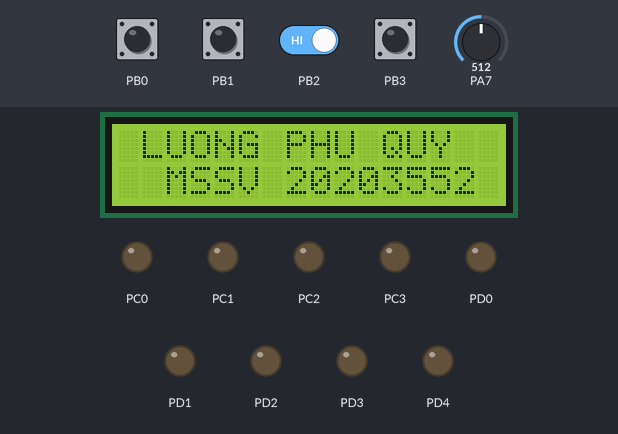
Bench run of a program on a simulated ATmega16, built with avr-gcc and emulated at 8 MHz. Shown: 16×2 character LCD, output pins drawn as LEDs (lit = HIGH). Wiring (inferred from the names in the program): character LCD (HD44780): RS PD6; R/W PD5; E PD7; data PC4, PC5, PC6, PC7. Dashed ring = blinking. The inputs (shaded band) are chosen by the test bench; at power-on: PB0–3 HIGH, PA7 = 512. Pins used as bus, display or sensor lines are not drawn.

Above: at 1.2 s.
1.3 s: PB2 driven LOW
At 1.9 s:
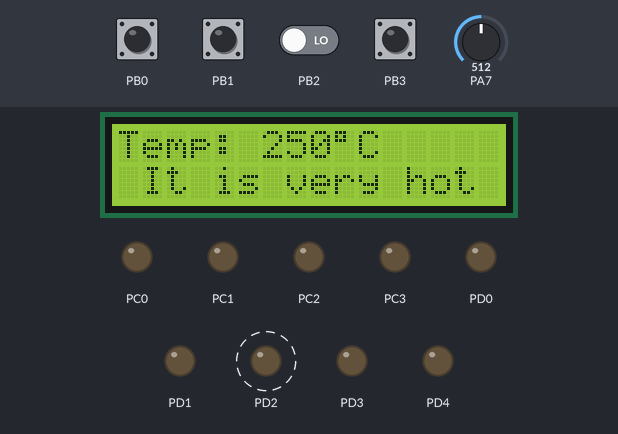
3.6 s: PA7 set to 73
At 4.22 s:
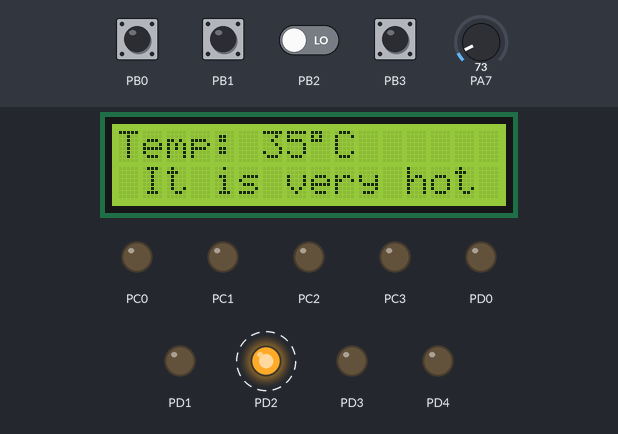
5.6 s: PA7 set to 62
At 6.6 s:
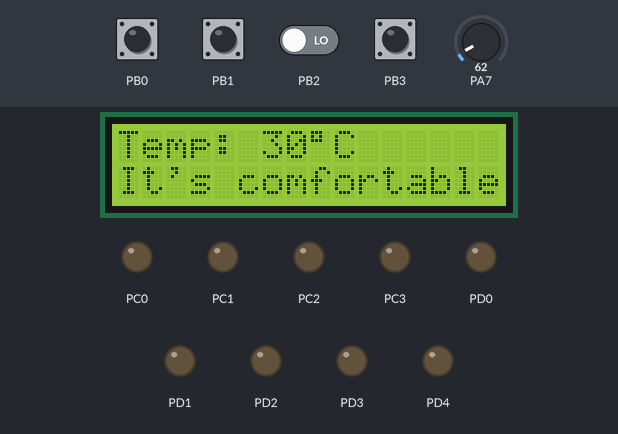
7.7 s: PA7 set to 23
At 8.5 s:
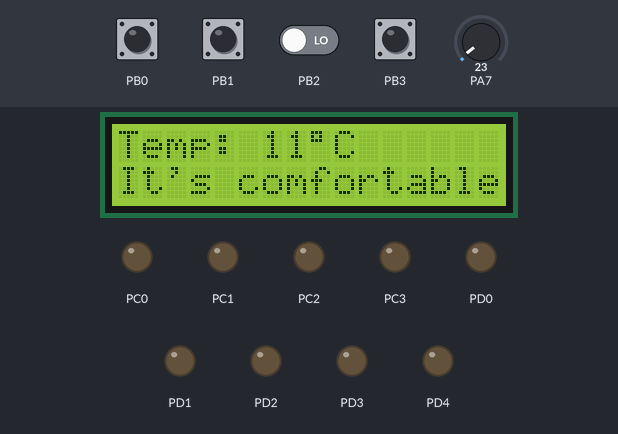
9.3 s: PA7 set to 18
At 10.4 s:
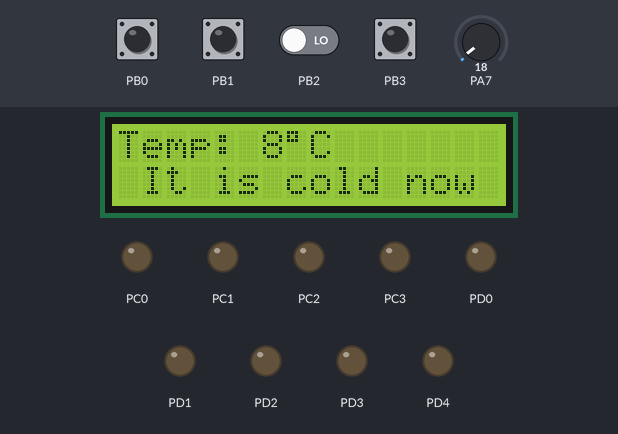
Timing chart, 0 to 11.8 s (numbered marks = the images above; inputs shaded):
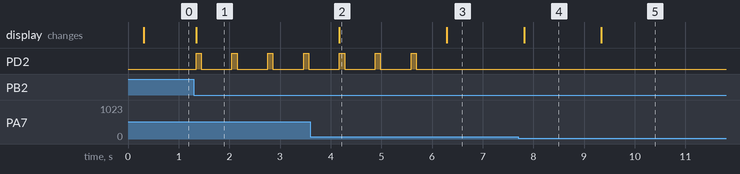

The program:

main.c
```c
/*
 * Project2_code.c
 *
 * Created: 02/08/2024 10:51:43
 * Author : Test
 */

#define FRE 8000000UL
#define F_CPU 8000000UL /* Define CPU frequency here 8MHz */
#include <avr/io.h>
#include <util/delay.h>
#include <stdio.h>
#include <string.h>

#include "include/Header/funcs.h"
#include "include/Header/lcd.h"
#include "include/Header/leddon.h"
#include "include/Header/led7seg.h"

//#include <funcs.h>
//#include <lcd.h>
//#include <leddon.h>
//#include <led7seg.h>

unsigned char button = 0;

int main(void)
{
	//Khai bao trang thai output cho 8 chan led det
	DDRD |= 0xFF;
	PORTD |= 0x00;
	//LED 7 thanh
	DDRC |= 0xFF;
	PORTC |= 0x00;
	//Khoi tao cho chan ADC
	DDRA = 0x00; /* Make ADC port as input */
	ADCSRA = 0x87; /* Enable ADC, with freq/128 */
	ADMUX = 0x40; /* Vref: Avcc, ADC channel: 0 */

	while (1)
	{
		button = buttCheck();
		switch (button)
		{
			case 1:
				_leddon();
			break;
			case 2:
				_7seg();
			break;
			case 3:
				LCD_Init();
				//_delay_ms(3500);
				ADC_Init();
				while (1)
				{
					adc_value = ADC_Read(7);
					nhietdo = adc_value*0.4888; // nhietdo = adc_value*500/1023
					if (nhietdo>32)
					{
						LCD_Clear();
						LCD_GotoXY(0,0);
						LCD_Puts("Temp: ");
						LCD_GotoXY(6,0);         //di con tr? ??n c?t 6 hàng 0
						sprintf(buff,"%d%cC ", (int)nhietdo, 223);  //223 là kí t? ??c bi?t c?a kí hi?u ??
						LCD_Puts(buff);
						LCD_GotoXY(1,1);
						LCD_Puts("It is very hot");
						PORTD |=(1<<2);
						//B?t chân PD2 c?a PORTD b?ng cách set bit th? 2 c?a PORTD lên m?c cao (1).
						// ?i?u này th??ng dùng ?? b?t m?t ?èn LED ho?c kích ho?t m?t thi?t b? ngo?i vi nào ?ó.
						_delay_ms(100);
						PORTD &=~(1<<2);
						//T?t chân PD2 c?a PORTD b?ng cách clear bit th? 2 c?a PORTD xu?ng m?c th?p (0).
						//?i?u này th??ng dùng ?? t?t ?èn LED ho?c ng?ng kích ho?t thi?t b?.
						_delay_ms(100);
					}
					if ((nhietdo<32)&&(nhietdo>10))
					{
						LCD_Clear();
						LCD_GotoXY(0,0);
						LCD_Puts("Temp: ");
						LCD_GotoXY(6,0);
						sprintf(buff,"%d%cC ", (int)nhietdo, 223);
						LCD_Puts(buff);
						LCD_GotoXY(0,1);
						LCD_Puts("It's comfortable");
					}
					if (nhietdo<10)
					{
						LCD_Clear();
						LCD_GotoXY(0,0);
						LCD_Puts("Temp: ");
						LCD_GotoXY(6,0);
						sprintf(buff,"%d%cC ", (int)nhietdo, 223);
						LCD_Puts(buff);
						LCD_GotoXY(1,1);
						LCD_Puts("It is cold now");
					}
					_delay_ms(500);
				}
			break;
			case 4:
				PORTD = 0xFF;
				_delay_ms(50);
				PORTD = 0x00;
				_delay_ms(50);
			break;
			default:
				LCD_Init();
				LCD_GotoXY(1,0);

				LCD_Puts("LUONG PHU QUY");
				LCD_GotoXY(2,1);
				LCD_Puts("MSSV 20203552");

		}
	}
	return 0;
}
```

funcs.h
```c
/*
 * funcs.h
 *
 * Created: 02/08/2024 10:54:38
 *  Author: Test
 */
// hàm kiểm tra nút
#ifndef FUNCS_H_   // Kiem tra neu chua dinh nghia FUNCS_H_
#define FUNCS_H_   // Dinh nghia FUNCS_H_

#define FRE 8000000UL   // Dinh nghia tan so la 8MHz

unsigned char push_button;   // Khai bao bien push_button

// Khai bao ham buttCheck
uint8_t buttCheck();

/*-----------------------------------------------------*/
// Dinh nghia ham buttCheck
uint8_t buttCheck()
{
	// Kiem tra cac bit thap cua PINB neu khong phai tat ca deu la 1
	if ((PINB & 0x0F) != 0x0F)
	{
		// Kiem tra tung nut nhan tu PB0 den PB3

		// Kiem tra nut nhan PB0
		if(!(PINB & (1<<PINB0)))
		return 1;   // Tra ve 1 neu nut nhan PB0 duoc nhan

		// Kiem tra nut nhan PB1
		if(!(PINB & (1<<PINB1)))
		return 2;   // Tra ve 2 neu nut nhan PB1 duoc nhan

		// Kiem tra nut nhan PB2
		if(!(PINB & (1<<PINB2)))
		return 3;   // Tra ve 3 neu nut nhan PB2 duoc nhan

		// Kiem tra nut nhan PB3
		if(!(PINB & (1<<PINB3)))
		return 4;   // Tra ve 4 neu nut nhan PB3 duoc nhan
	}
	return 0;   // Tra ve 0 neu khong co nut nao duoc nhan
}

#endif /* FUNCS_H_ */  // Ket thuc kiem tra dinh nghia FUNCS_H_
```

led7seg.h
```c
/*
 * led7seg.h
 *
 * Created: 02/08/2024 10:53:11
 *  Author: Test
 */


#ifndef LED7SEG_H_   // Kiem tra neu chua dinh nghia LED7SEG_H_
#define LED7SEG_H_   // Dinh nghia LED7SEG_H_

// Khai bao ham _7seg
void _7seg(void);

// Dinh nghia ham _7seg
void _7seg(void)
{
	while (1)  // Vong lap vo han
	{
		// Ma hex cho cac so tu 0 den 9 de hien thi tren LED 7 doan
		unsigned int MaLed[10] ={0x88, 0xEB, 0x4C, 0x49, 0x2B, 0x19, 0x18, 0xCB, 0x08, 0x09}; // 0 den 9

		//unsigned int MaLed[8] ={0x9F, 0x3F, 0x7B, 0xF9, 0xFC, 0x7E, 0x6F, 0xCF}; // Vong so 8 (chu thich)

		for (int i = 0; i < 10; i++)  // Duyet tu dau mang MaLed den cuoi
		{
			PORTC = MaLed[i];  // Cap nhat gia tri PORTC de hien thi so tuong ung
			_delay_ms(500);  // Tri hoan 500ms
		}
	}
}

#endif /* LED7SEG_H_ */  // Ket thuc kiem tra dinh nghia LED7SEG_H_
```

leddon.h
```c
/*
 * leddon.h
 *
 * Created: 02/08/2024 10:52:23
 *  Author: Test
 */


#ifndef LEDDON_H_   // Kiem tra neu chua dinh nghia LEDDON_H_
#define LEDDON_H_   // Dinh nghia LEDDON_H_

// Khai bao ham _leddon
void _leddon(void);

// Dinh nghia ham _leddon
void _leddon(void)
{
	while (1)  // Vong lap vo han
	{
		// Day LED bat dan
		//0x01 = 00000001 (bật bit đầu tiên)
		//0x03 = 00000011 (bật hai bit đầu tiên)
		//0x07 = 00000111 (bật ba bit đầu tiên)
		//0x0F = 00001111 (bật bốn bit đầu tiên)
		//0x1F = 00011111 (bật năm bit đầu tiên)
		//0x3F = 00111111 (bật sáu bit đầu tiên)
		//0x7F = 01111111 (bật bảy bit đầu tiên)
		//0xFF = 11111111 (bật tất cả tám bit)
		unsigned int sangDan[] = {0x01, 0x03, 0x07, 0x0F, 0x1F, 0x3F, 0x7F, 0xFF};
		PORTD = 0xFF;  // Bat tat ca cac LED
		_delay_ms(200);  // Tri hoan 200ms
		for (int i = 7; i >= 0; i--)  // Duyet tu cuoi mang sangDan den dau
		{
			PORTD = sangDan[i];  // Cap nhat gia tri PORTD de bat LED dan
			_delay_ms(200);  // Tri hoan 200ms
		}

		// Day LED tat dan
		unsigned int tatDan[] = {0x01, 0x03, 0x07, 0x0F, 0x1F, 0x3F, 0x7F, 0xFF};
		PORTD = 0x00;  // Tat tat ca cac LED
		_delay_ms(200);  // Tri hoan 200ms
		for (int i = 0; i <= 7; i++)  // Duyet tu dau mang tatDan den cuoi
		{
			PORTD = tatDan[i];  // Cap nhat gia tri PORTD de tat LED dan
			_delay_ms(200);  // Tri hoan 200ms
		}

		// Day LED bat lan luot
		//0b11111110 = 254 (bit đầu tiên tắt, các bit còn lại bật)
		//0b11111101 = 253 (bit thứ hai tắt, các bit còn lại bật)
		//0b11111011 = 251 (bit thứ ba tắt, các bit còn lại bật)
		//0b11110111 = 247 (bit thứ tư tắt, các bit còn lại bật)
		//0b11101111 = 239 (bit thứ năm tắt, các bit còn lại bật)
		//0b11011111 = 223 (bit thứ sáu tắt, các bit còn lại bật)
		//0b10111111 = 191 (bit thứ bảy tắt, các bit còn lại bật)
		//0b01111111 = 127 (bit thứ tám tắt, các bit còn lại bật)
		unsigned int lanLuot[] = {0b11111110, 0b11111101, 0b11111011, 0b11110111, 0b11101111, 0b11011111, 0b10111111, 0b01111111};
		PORTD = 0xFF;  // Bat tat ca cac LED
		_delay_ms(200);  // Tri hoan 200ms
		for (int i = 0; i <= 7; i++)  // Duyet tu dau mang lanLuot den cuoi
		{
			PORTD = lanLuot[i];  // Cap nhat gia tri PORTD de bat LED lan luot
			_delay_ms(200);  // Tri hoan 200ms
		}
		_delay_ms(200);  // Tri hoan 200ms
		for (int i = 7; i >= 0; i--)  // Duyet tu cuoi mang lanLuot den dau
		{
			PORTD = lanLuot[i];  // Cap nhat gia tri PORTD de tat LED lan luot
			_delay_ms(200);  // Tri hoan 200ms
		}

		// Day LED bat theo mau ve giua
		unsigned int veGiua[] = {0b01111110, 0b10111101, 0b11011011, 0b11100111, 0b11011011, 0b10111101, 0b01111110};
		PORTD = 0xFF;  // Bat tat ca cac LED
		_delay_ms(200);  // Tri hoan 200ms
		for (int i = 0; i <= 6; i++)  // Duyet tu dau mang veGiua den cuoi
		{
			PORTD = veGiua[i];  // Cap nhat gia tri PORTD de bat LED theo mau
			_delay_ms(200);  // Tri hoan 200ms
		}
	}
}

#endif /* LEDDON_H_ */  // Ket thuc kiem tra dinh nghia LEDDON_H_
```

lcd.h
```c
/*
 * lcd.h
 *
 * Created: 02/08/2024 10:55:19
 * Tác giả: Test
 */

#ifndef LCD_H_
#define LCD_H_

// Định nghĩa tần số CPU là 8MHz
#define F_CPU 8000000UL

// Bao gồm header đầu vào/đầu ra AVR
#include <avr/io.h>
// Bao gồm tiện ích cho việc tạo độ trễ
#include <util/delay.h>
// Bao gồm các hàm nhập/xuất tiêu chuẩn
#include <stdio.h>
// Bao gồm các hàm thao tác chuỗi
#include <string.h>

// Định nghĩa các chân điều khiển LCD
#define LCD_RS PD6
#define LCD_RW PD5
#define LCD_EN PD7
// Định nghĩa ký hiệu độ cho màn hình LCD
#define degree_symbol 0xdf
// Định nghĩa các chân dữ liệu của LCD
#define LCD_D4 PC4
#define LCD_D5 PC5
#define LCD_D6 PC6
#define LCD_D7 PC7

// Định nghĩa loại tham chiếu điện áp ADC
#define ADC_VREF_TYPE 0x00

// Bộ đệm để lưu trữ chuỗi
char buff[5];
// Biến để lưu giá trị ADC
int adc_value;
// Biến để lưu giá trị nhiệt độ
float nhietdo;

// Hàm khởi tạo ADC
void ADC_Init(){
    // Thiết lập cổng ADC là đầu vào
    DDRA = 0x00;
    // Kích hoạt ADC với tần số/128
    ADCSRA = 0x87;
    // Thiết lập Vref: Avcc và kênh ADC: 0
    ADMUX = 0x40;
}

// Hàm đọc giá trị từ kênh ADC
int ADC_Read(char channel)
{
    // Thiết lập kênh đầu vào để đọc
    ADMUX = 0x40 | (channel & 0x07);
    // Bắt đầu chuyển đổi ADC
    ADCSRA |= (1<<ADSC);
    // Đợi đến khi kết thúc chuyển đổi bằng cách kiểm tra cờ ngắt ADC
    while (!(ADCSRA & (1<<ADIF)));
    // Xóa cờ ngắt bằng cách đặt bit ADIF của thanh ghi ADCSRA
    ADCSRA |= (1<<ADIF);
    // Đợi một chút
    _delay_ms(1);
    // Trả về từ ADC
    return ADCW;
}

// Hàm tạo xung kích hoạt trên chân EN để LCD nhận dữ liệu
void LCD_Enable(void)
{
    // Đặt chân EN
    PORTD |= (0x01 << LCD_EN);
    // Độ trễ nhỏ
    _delay_us(3);
    // Xóa chân EN
    PORTD &= ~(0x01 << LCD_EN);
    // Độ trễ nhỏ
    _delay_us(50);
}

// Hàm gửi 4 bit dữ liệu đến LCD
void LCD_Send4Bit(unsigned char Data)
{
    // Gửi bit 0
    (Data & 1) ? (PORTC |= (1 << LCD_D4)) : (PORTC &= ~(0x01 << LCD_D4));
    // Gửi bit 1
    ((Data >> 1) & 1) ? (PORTC |= (1 << LCD_D5)) : (PORTC &= ~(0x01 << LCD_D5));
    // Gửi bit 2
    ((Data >> 2) & 1) ? (PORTC |= (1 << LCD_D6)) : (PORTC &= ~(0x01 << LCD_D6));
    // Gửi bit 3
    ((Data >> 3) & 1) ? (PORTC |= (1 << LCD_D7)) : (PORTC &= ~(0x01 << LCD_D7));
}

// Hàm gửi lệnh đến LCD
void LCD_SendCommand(unsigned char command)
{
    // Gửi nibble cao trước
    LCD_Send4Bit((unsigned char)command >> 4);
    // Tạo xung kích hoạt
    LCD_Enable();
    // Gửi nibble thấp
    LCD_Send4Bit(command);
    // Tạo xung kích hoạt
    LCD_Enable();
}

// Hàm xóa màn hình LCD
void LCD_Clear()
{
    // Lệnh xóa màn hình
    LCD_SendCommand(0x01);
    // Độ trễ cho việc thực hiện lệnh
    _delay_ms(2);
}

// Hàm kích hoạt con trỏ nhấp nháy trên LCD
void LCD_BlinkPointer()
{
    // Bật màn hình, bật con trỏ, tắt nhấp nháy
    LCD_SendCommand(0x0E);
}

// Hàm kích hoạt con trỏ nhấp nháy cộng trên LCD
void LCD_BlinkPointerPlus()
{
    // Bật màn hình, bật con trỏ, bật nhấp nháy
    LCD_SendCommand(0x0F);
}

// Hàm khởi tạo LCD
void LCD_Init()
{
    // Gửi dữ liệu giả ban đầu
    LCD_Send4Bit(0x00); // Bật LCD
    _delay_ms(20); // Đợi LCD khởi động
    // Đặt RS và RW về 0 để ở chế độ lệnh
    PORTD &= ~(0x01 << LCD_RS);
    PORTD &= ~(0x01 << LCD_RW);
    // Thiết lập chức năng: chế độ 8-bit
    LCD_Send4Bit(0x03);
    LCD_Enable();
    _delay_ms(5); // Đợi lệnh thực thi
    LCD_Enable();
    _delay_us(100); // Độ trễ ngắn
    LCD_Enable();
    // Đặt LCD ở chế độ 4-bit
    LCD_Send4Bit(0x02);
    LCD_Enable();
    // Thiết lập chức năng: chế độ 4-bit, 2 dòng, 5x8 điểm
    LCD_SendCommand(0x28);
    // Bật màn hình, tắt con trỏ, tắt nhấp nháy
    LCD_SendCommand(0x0c);
    // Thiết lập chế độ nhập: tăng con trỏ, không dịch màn hình
    LCD_SendCommand(0x06);
    // Xóa màn hình LCD
    LCD_Clear();
}

// Hàm thiết lập vị trí con trỏ trên LCD
void LCD_GotoXY(unsigned char x, unsigned char y)
{
    unsigned char address;
    // Nếu y là 0, chuyển đến dòng đầu tiên
    if(!y) address = (0x80 + x);
    // Ngược lại, chuyển đến dòng thứ hai
    else address = (0xc0 + x);
    // Đặt địa chỉ trong LCD
    LCD_SendCommand(address);
}

// Hàm ghi ký tự lên LCD
void LCD_PutChar(unsigned char Data)
{
    // Đặt RS về 1 để ở chế độ dữ liệu
    PORTD |= (0x01 << LCD_RS);
    // Gửi dữ liệu
    LCD_SendCommand(Data);
    // Đặt RS trở lại 0
    PORTD &= ~(0x01 << LCD_RS);
}

// Hàm ghi chuỗi lên LCD
void LCD_Puts(char *s)
{
    // Vòng lặp qua từng ký tự trong chuỗi
    while (*s)
    {
        // Ghi ký tự lên LCD
        LCD_PutChar(*s);
        // Chuyển đến ký tự tiếp theo
        s++;
    }
}

#endif /* LCD_H_ */
```

Measured:
- the behaviour switches between 66 and 65 on PA7 (found by bisection; images 2 and 3)
- the behaviour switches between 21 and 20 on PA7 (found by bisection; images 4 and 5)
- after the input at 1.3 s, PD2: alternates HIGH for 0.10 s and LOW for 0.61 s, starting at once; the display: changes at once (image 1)
- after the input at 3.6 s, the display: changes after 0.57 s (image 2)
- after the input at 5.6 s, PD2: goes on until 5.7 s, then stays LOW; the display: changes after 0.69 s (image 3)
- after the input at 7.7 s, the display: changes after 0.12 s (image 4)
- after the input at 9.3 s, the display: changes at once (image 5)
